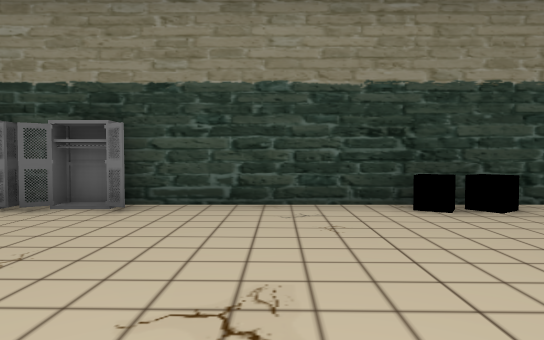
view 1 (above)

23 first-person views from a walk through a scene from a Unity 3-D project. The camera is 1.5 m above the floor, tilts 2° down and sees 75° across. The floor is counted in squares, 2 m on a side. Each view is taken from the middle of a square. On the plan, view 1 faces up. The plan holds only what a view shows up to about 11 squares ahead; the rest is blank. The place goes on beyond the plan. The player character is not drawn. Some surface patterns are stand-ins.

view 2
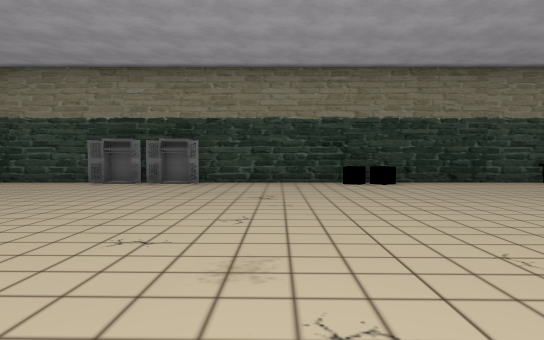

view 3
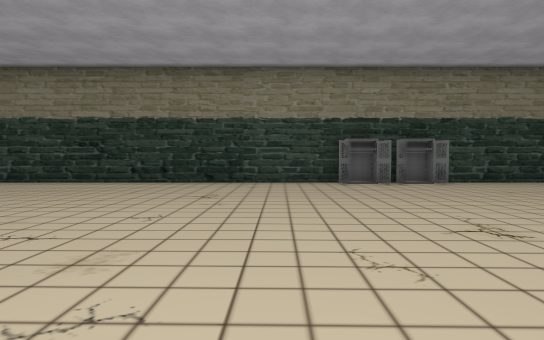

view 4
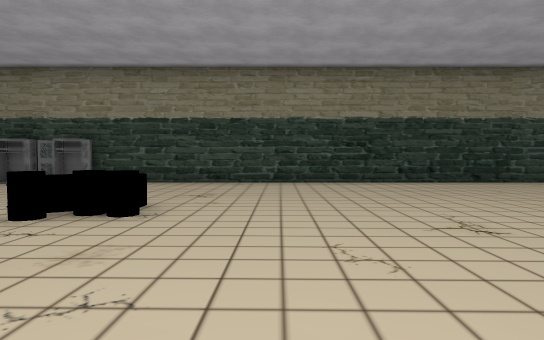

view 5
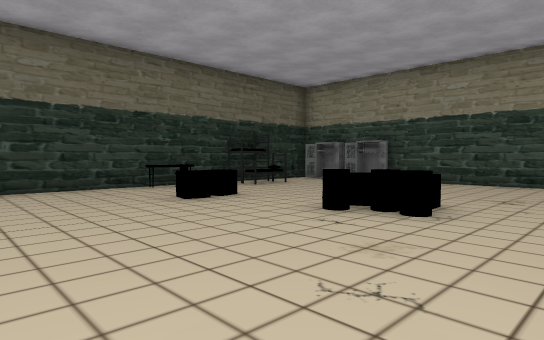

view 6
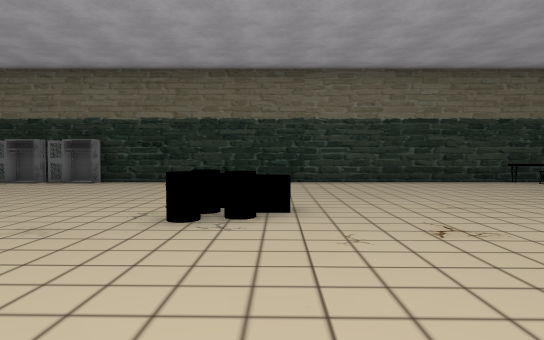

view 7
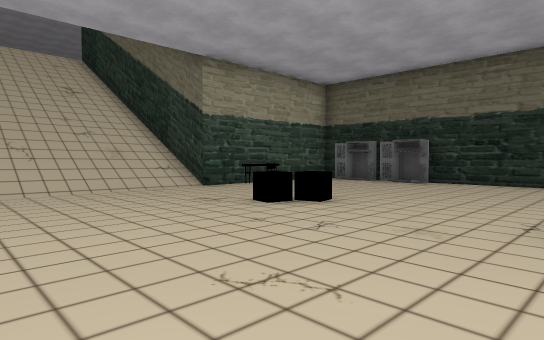

view 8
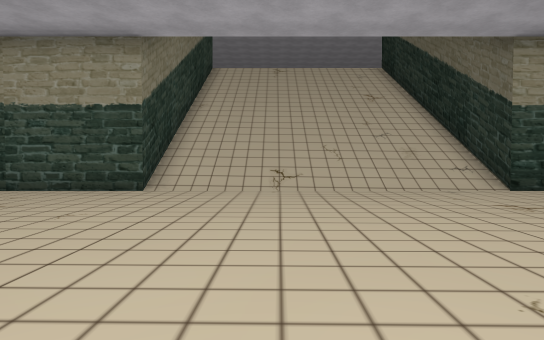

view 9
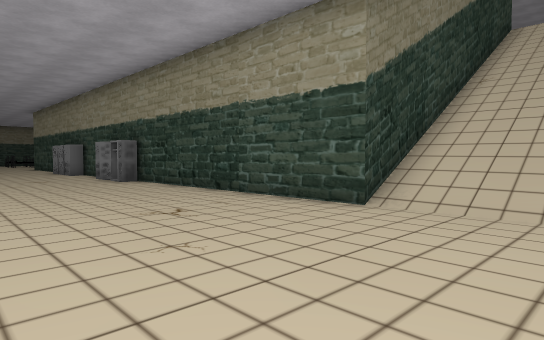

view 10
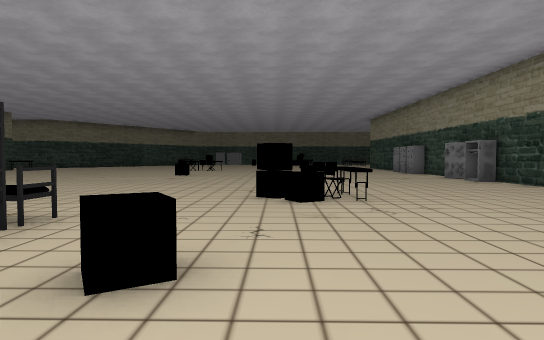

view 11
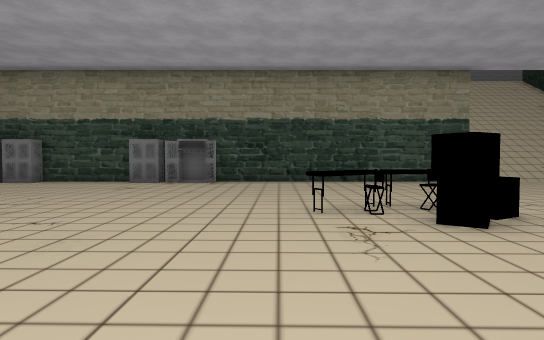

view 12
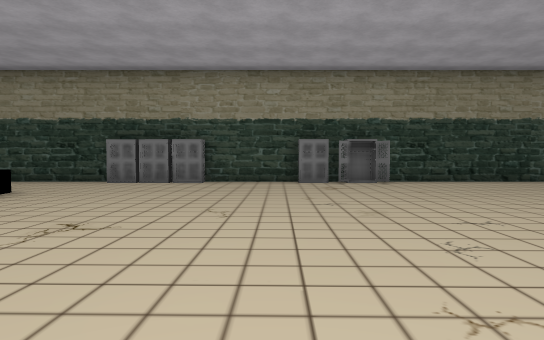

view 13
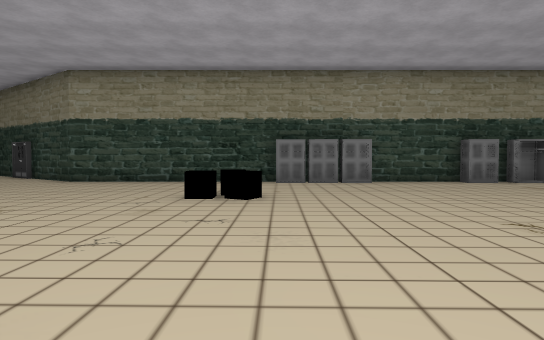

view 14
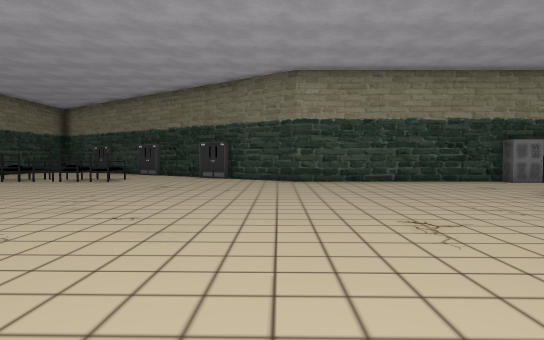

view 15
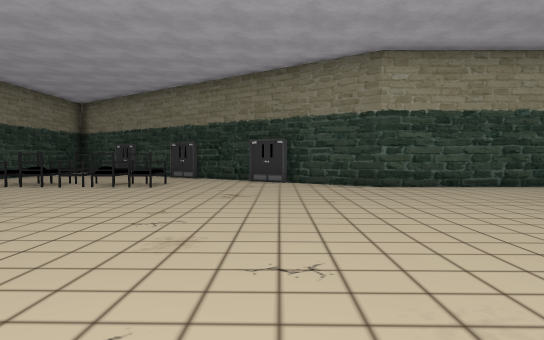

view 16
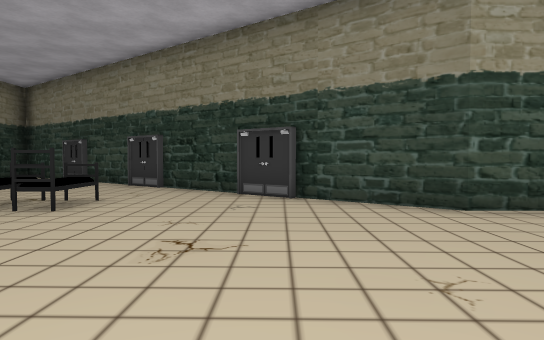

view 17
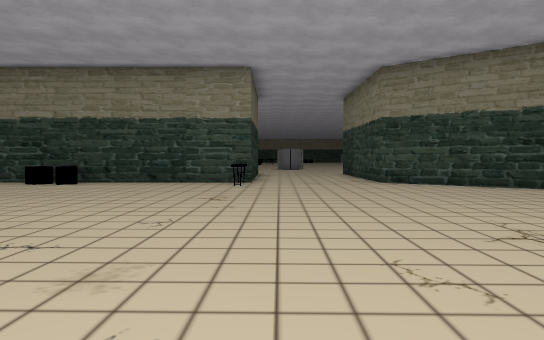

view 18
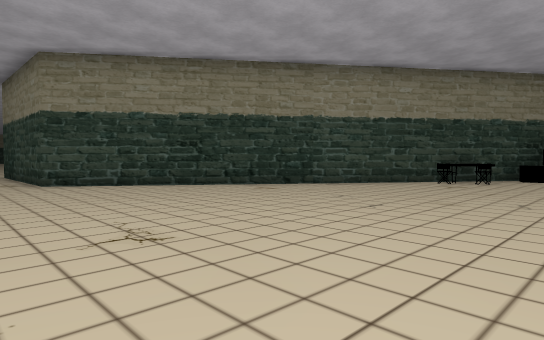

view 19
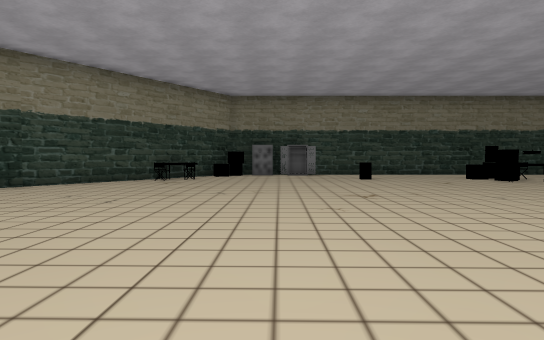

view 20
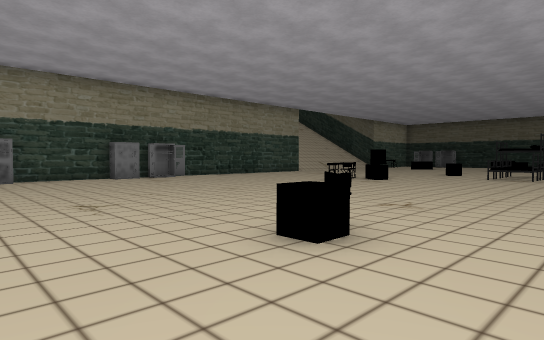

view 21
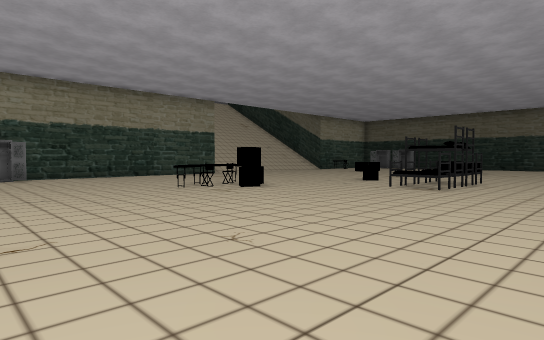

view 22
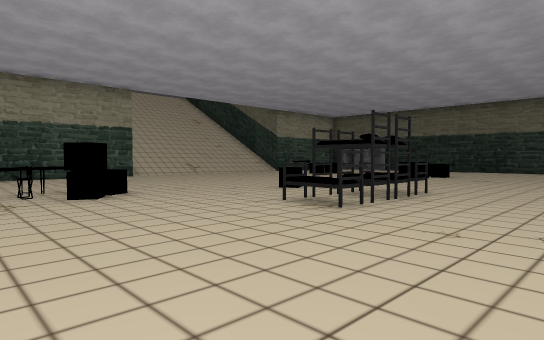

view 23
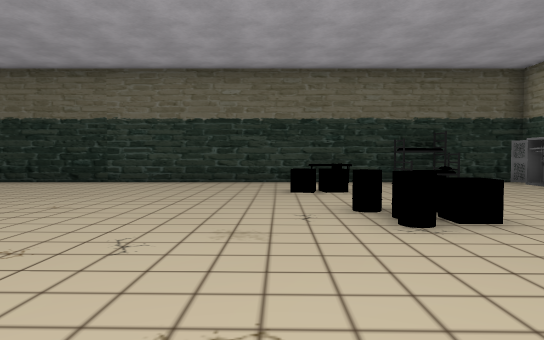

### Floor plan
Key: @ floor where view 1 was taken; # wall or solid block; . floor; / step, stairs or slope; L locker; B bed; O other object.
Columns run from 24 left of view 1 to 21 right of it. Each row starts with its distance up from view 1.
  6 ##LL################LL###########....#
  5 #LL.L .............LL.L...OO....O....###
  4 #.... .................................##
  3 #B......................................##
  2 #B.......................................###
  1 #..........................................##
  0 #O....OOO...............@...................##
 -1 #..O..O...... ..............  ...............
 -2 #............ ..............  ...............O
 -3 #...........   ............    ...............
 -4 #........................... .  .............
 -5 #............................    ............
 -6 #............BBB..........OO...   ...........
 -7 #............BBB................   ..........
 -8 #.....OO.........................  ..........
 -9 #..   OO.....O...............................
-10 #.................O..........................
-11 #................OOO.........................
-12 #............................................
-13 #L....OO.......................O............
-14 LL... .......................................
-15 L...  ........................................
-16 #L   .................LL......................
-17    #O#////////########L#L###LL#######.....BBBB
-18      #////////#                     ##....BBBB
-19      #////////#                       ##......
-20      #////////#                        ##.....
-21        ///  //#                         ###..
-22         //  //#                           ##.
-23              /#                            ###
-24              /#

Positions as (right, up) in squares from view 1, and headings:
1: (0, 0), facing up
2: (0, -5), facing up
3: (-7, -5), facing up
4: (-15, -5), facing up
5: (-15, -5), facing up-left
6: (-13, -8), facing left
7: (-13, -9), facing down-left
8: (-13, -9), facing down
9: (-13, -12), facing down-right
10: (-13, -10), facing right
11: (-4, -6), facing down
12: (1, -6), facing down
13: (6, -6), facing down
14: (13, -6), facing down
15: (15, -8), facing down
16: (15, -12), facing down
17: (9, -5), facing up
18: (10, -5), facing up-right
19: (9, -5), facing right
20: (5, -4), facing down-left
21: (0, -3), facing down-left
22: (-4, -3), facing down-left
23: (-13, -2), facing left
